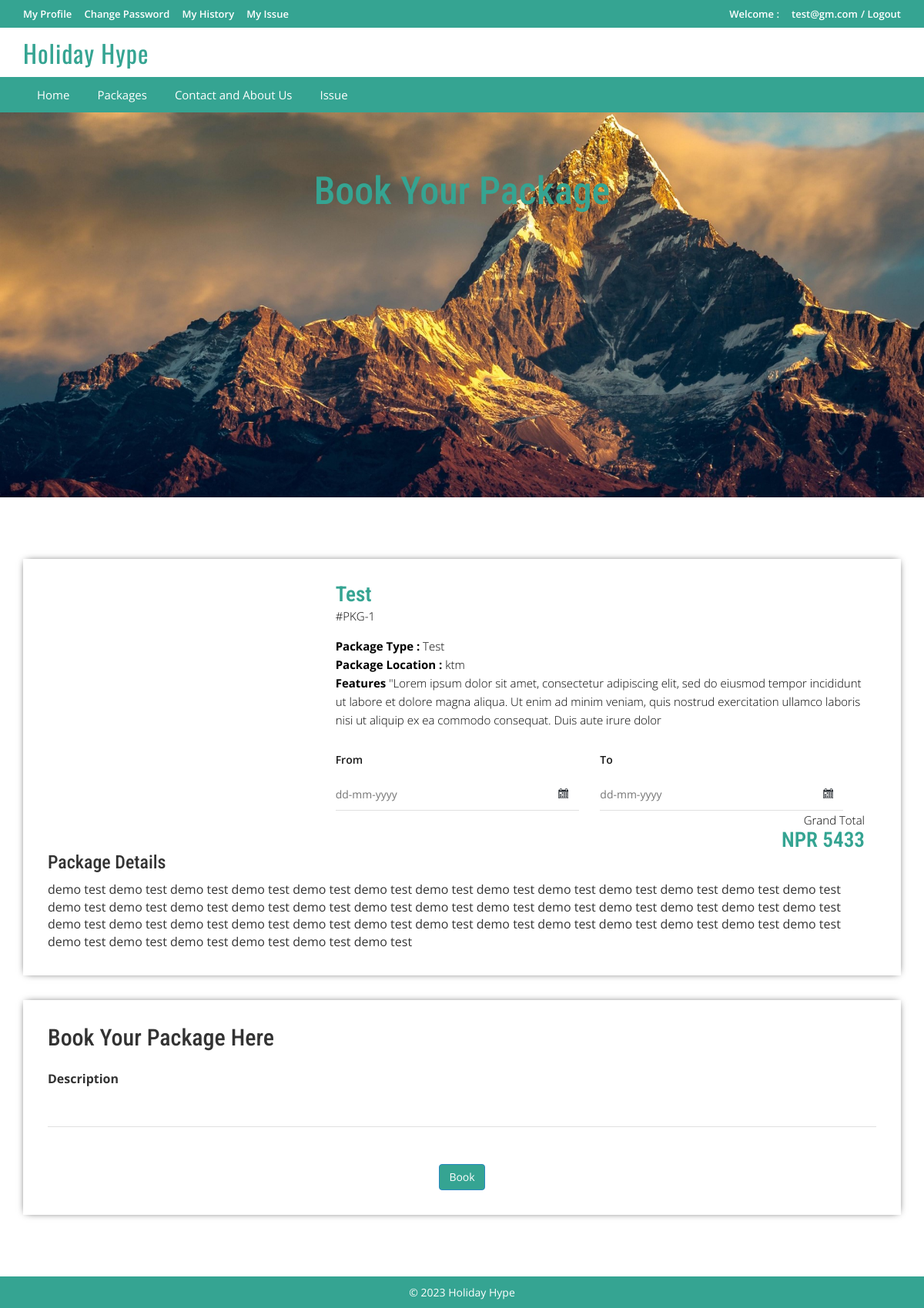
Screenshot of /hype/package-details.php?pkgid=1 (signed in) with the database file from the repository.
### tables this page shows
CREATE TABLE `tbltourpackages` (
  `PackageId` int(11) NOT NULL,
  `PackageName` varchar(200) DEFAULT NULL,
  `PackageType` varchar(150) DEFAULT NULL,
  `PackageLocation` varchar(100) DEFAULT NULL,
  `PackagePrice` int(11) DEFAULT NULL,
  `PackageFetures` varchar(255) DEFAULT NULL,
  `PackageDetails` mediumtext DEFAULT NULL,
  `PackageImage` varchar(100) DEFAULT NULL,
  `Creationdate` timestamp NULL DEFAULT current_timestamp(),
  `UpdationDate` timestamp NULL DEFAULT NULL ON UPDATE current_timestamp()
);

### hype/package-details.php (the view, shortened to what this page needs)
<?php
include('includes/config.php');
?>
<!DOCTYPE HTML>
<html>
<head>
<link href="css/bootstrap.css" rel='stylesheet' type='text/css' />
<link href="css/style.css" rel='stylesheet' type='text/css' />
<link href="css/font-awesome.css" rel="stylesheet">
<link href="css/animate.css" rel="stylesheet" type="text/css" media="all">
<link rel="stylesheet" href="css/jquery-ui.css" />
</head>
<body>
<?php include('includes/header.php');?>
<div class="banner-3">
	<div class="container">
		<h1 class="wow zoomIn animated animated" data-wow-delay=".5s" style="visibility: visible; animation-delay: 0.5s; animation-name: zoomIn;"> Book Your Package</h1>
	</div>
</div>
<div class="selectroom">
	<div class="container">
<?php
$pid=intval($_GET['pkgid']);
$sql = "SELECT * from tbltourpackages where PackageId=:pid";
$query = $dbh->prepare($sql);
$query -> bindParam(':pid', $pid, PDO::PARAM_STR);
$query->execute();
$results=$query->fetchAll(PDO::FETCH_OBJ);
if($query->rowCount() > 0)
{
foreach($results as $result)
{	?>
<form name="book" method="post">
		<div class="selectroom_top">
			<div class="col-md-4 selectroom_left wow fadeInLeft animated" data-wow-delay=".5s">
			</div>
			<div class="col-md-8 selectroom_right wow fadeInRight animated" data-wow-delay=".5s">
				<h2><?php echo htmlentities($result->PackageName);?></h2>
				<p class="dow">#PKG-<?php echo htmlentities($result->PackageId);?></p>
				<p><b>Package Type :</b> <?php echo htmlentities($result->PackageType);?></p>
				<p><b>Package Location :</b> <?php echo htmlentities($result->PackageLocation);?></p>
					<p><b>Features</b> <?php echo htmlentities($result->PackageFetures);?></p>
					<div class="ban-bottom">
			<div class="bnr-right">
    <label class="inputLabel">From</label>
    <input class="date" id="datepicker" type="text" placeholder="dd-mm-yyyy" name="fromdate" required="">
</div>
<div class="bnr-right">
    <label class="inputLabel">To</label>
    <input class="date" id="datepicker1" type="text" placeholder="dd-mm-yyyy" name="todate" required="">
</div>
</div>
				<div class="grand">
					<p>Grand Total</p>
					<h3>NPR <?php echo htmlentities($result->PackagePrice);?></h3>
				</div>
			</div>
		<h3>Package Details</h3>
				<p style="padding-top: 1%"><?php echo nl2br(htmlentities($result->PackageDetails)); ?> </p>
		</div>
		<div class="selectroom_top">
			<h2>Book Your Package Here</h2>
			<div class="selectroom-info animated wow fadeInUp animated" data-wow-duration="1200ms" data-wow-delay="500ms" style="visibility: visible; animation-duration: 1200ms; animation-delay: 500ms; animation-name: fadeInUp; margin-top: -70px">
				<ul>
					<li class="spe">
						<label class="inputLabel">Description</label>
						<input class="special" type="text" name="comment" required="">
					</li>
					<?php if($_SESSION['login'])
					{?>
						<li class="spe" align="center">
					<button type="submit" name="submit2" class="btn-primary btn">Book</button>
						</li>
						<?php } else {?>
							<li class="sigi" align="center" style="margin-top: 1%">
							<a href="#" data-toggle="modal" data-target="#myModal4" class="btn-primary btn" > Book</a></li>
							<?php } ?>
				</ul>
			</div>
		</div>
		</form>
<?php }} ?>
	</div>
</div>
<?php include('includes/footer.php');?>
</body>
</html>

### hype/css/style.css (style rules this page uses)
html, body { font-size: 100%; background: rgb(255, 255, 255); font-family: 'Open Sans', sans-serif; }
h1,h2,h3,h4,h5,h6 { margin:0; font-family: 'Roboto Condensed', sans-serif; }
p { margin:0; }
ul { margin:0; padding:0; }
label { margin:0; }
.bnr-right input[type="text"] { width: 95%; outline: none; font-size: 14px; padding: 10px 10px; border: 1px solid #9E9E9E; -webkit-appearance: none; margin-top: 10px; }
.date { background: url(../images/date-icon.png) no-repeat 95.5% 45% #fff; cursor: pointer; }
.ban-top .inputLabel,.ban-bottom .inputLabel { display: block; font-weight: 600; font-size: 14px; margin-bottom: 5px; color: #191919; }
.bnr-right { float: left; width:50%; }
.ban-bottom { margin-top: 30px; }
.banner-3 { background: url(../images/6.jpg)no-repeat; background-size: cover; -webkit-background-size: cover; -o-background-size: cover; -ms-background-size: cover; -moz-background-size: cover; min-height:500px; }
.banner-3 h1 { font-size: 50px; margin-bottom: 40px; padding: 1.5em 0 0; text-align: center; color: #35a492; }
.selectroom { padding: 5em 0 3em; }
.selectroom_top { padding: 2em; box-shadow: 0px 0px 10px -4px #000; margin-bottom: 2em; }
.grand { text-align: right; }
.selectroom_right h2 { font-size: 1.7em; color: #35a492; font-weight: 600; margin: 0; }
.selectroom_right h3 { font-size: 1.7em; font-weight: 600; color:#35a492; }
p.dow { font-size: 15px; color: #999; font-weight: 300; line-height: 1.8em; margin-bottom:1em; }
.selectroom_right p { font-size: 15px; line-height: 1.6em; font-weight: 300; color: black; }
.selectroom-info li { display: inline-block; float: left; }
.selectroom input[type="text"] { width: 92%; outline: none; font-size: 14px; padding: 10px 0px; border: none; border-bottom:1px solid rgba(0,0,0,.12); -webkit-appearance: none; margin-top: 10px; }
.selectroom-info ul { margin-top: 3em; }
li.spe { width: 100%; margin-top: 3em; }
li.spe input[type="text"] { width: 100%; }

### rows the page displays
tbltourpackages: PackageName "Test", PackageId "1", PackageType "Test", PackageLocation "ktm", PackageFetures "\"Lorem ipsum dolor sit amet, consectetur adipiscing elit, sed do eiusmod tempor incididunt ut labore et dolore magna aliqua. Ut enim ad minim veniam, quis nostrud exercitation ullamco laboris nisi ut aliquip ex ea commodo consequat. Duis aute irure dolor", PackagePrice "5433", PackageDetails "demo test demo test demo test demo test demo test demo test demo test demo test demo test demo test demo test demo test demo test demo test demo test demo test demo test demo test demo test demo test demo test demo test demo test demo test demo test demo test demo test demo test demo test demo test demo test demo test demo test demo test demo test demo test demo test demo test demo test demo test demo test demo test demo test demo test demo test"

### other values shown
$_SESSION['login'] "test@gm.com"
